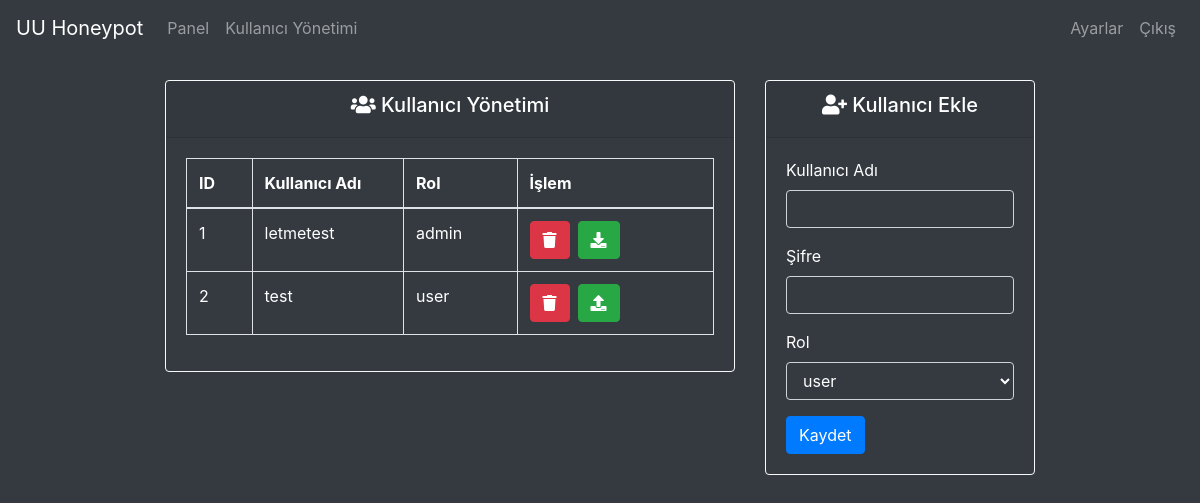
The page /users (signed in) on the database as committed earlier.
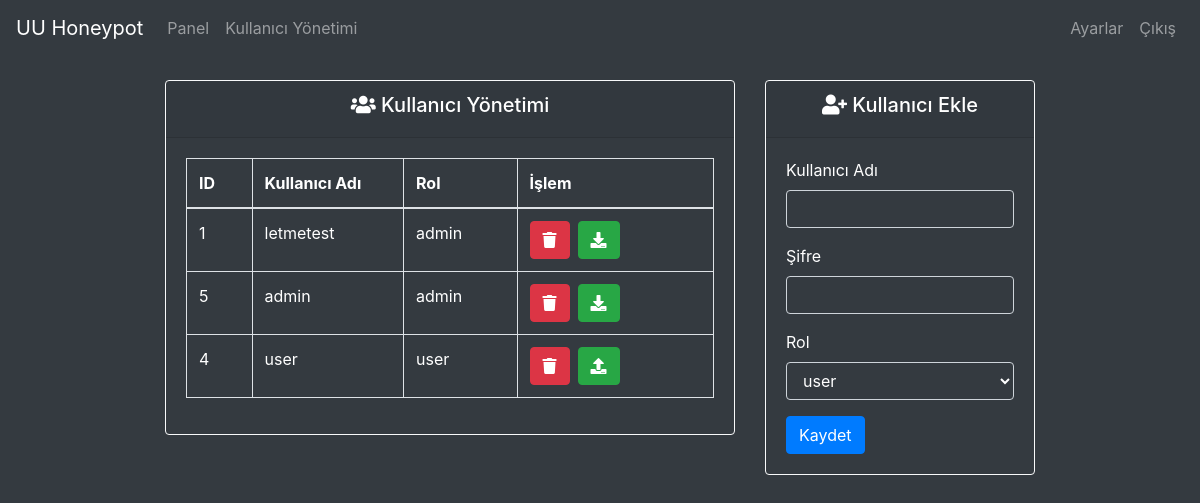
The same page on the database as committed later.
### app/views.py (models this page shows)
class User(db.Model):
    __tablename__ = 'User'
    id = db.Column(db.Integer, primary_key=True)
    username = db.Column(db.String, unique=True, nullable=False)
    password = db.Column(db.String, nullable=False)
    role = db.Column(db.String, nullable=False)

### app/views.py (the view)
@app.route("/users", methods=['GET'])
@admin_required
def users():
    users = db.session.execute(db.select(User).order_by(User.role)).scalars()
    return render_template('user/list.html', users=users)

### app/views.py (called while the page is built)
def admin_required(func):
    @wraps(func)
    def decorated_view(*args, **kwargs):
        if session.get('role') != 'admin':
            abort(403)
        return func(*args, **kwargs)
    return decorated_view

### app/templates/user/list.html (shortened to what this page needs)
{% extends 'base.html' %}
{% block content %}
<div class="row">
  <div class="col-8">
    <div class="card text-white border-light bg-dark">
      <div class="card-header text-center">
        <h5 class="text-center">
          <i class="fa fa-users"></i> Kullanıcı Yönetimi
        </h5>
      </div>
      <div class="card-body">
        <table class="table table-bordered text-white">
          <thead>
            <tr>
              <th scope="col" style="width: 5px;">ID</th>
              <th scope="col" style="width: 60px;">Kullanıcı Adı</th>
              <th scope="col" style="width: 60px;">Rol</th>
              <th scope="col" style="width: 110px;">İşlem</th>
            </tr>
          </thead>
          <tbody>
            {% for user in users %}
            <tr>
              <td>{{ user.id }}</td>
              <td style="width: 60px;">{{ user.username }}</td>
              <td style="width: 60px;">{{ user.role }}</td>
              <td style="width: 110px;">
                <div class="d-flex">
                  <form action="/user/{{ user.id }}/delete" method="post">
                    <button class="btn btn-danger mr-2" data-toggle="tooltip" data-placement="bottom"
                      title="Kullanıcıyı Sil">
                      <i class="fas fa-trash"></i>
                    </button>
                  </form>
                  <form action="/user/{{ user.id }}/change_role" method="post">
                    <button class="btn btn-success mr-2" data-toggle="tooltip" data-placement="bottom"
                      title="Rolünü Değiştir">
                      <i class="fas {{ 'fa-download' if user.role == 'admin'
                        else 'fa-upload' if user.role == 'user' else '' }}"></i>
                    </button>
                  </form>
                </div>
              </td>
            </tr>
            {% endfor %}
          </tbody>
        </table>
      </div>
    </div>
  </div>
  <div class="col-4">
    <div class="card text-white border-light bg-dark">
      <div class="card-header text-center">
        <h5 class="text-center">
          <i class="fa fa-user-plus"></i> Kullanıcı Ekle
        </h5>
      </div>
      <div class="card-body">
        <form method="POST" action="/user/create" class="needs-validation" novalidate>
          <div class="form-group">
            <label for="username">Kullanıcı Adı</label>
            <input type="text" class="form-control text-white bg-dark" id="username" name="username" required>
          </div>
          <div class="form-group">
            <label for="password">Şifre</label>
            <input type="password" class="form-control text-white bg-dark" id="password" name="password" required>
          </div>
          <div class="form-group">
            <label for="role">Rol</label>
            <select class="form-control text-white bg-transparent" id="role" name="role">
              <option value="user">user</option>
            </select>
          </div>
          <button type="submit" class="btn btn-primary">Kaydet</button>
        </form>
      </div>
    </div>
  </div>
</div>
{% endblock %}

Rows that differ between the two databases and show on the page:
removed User: id "2", username "test", role "user"
added User: id "5", username "admin", role "admin"
added User: id "4", username "user", role "user"
